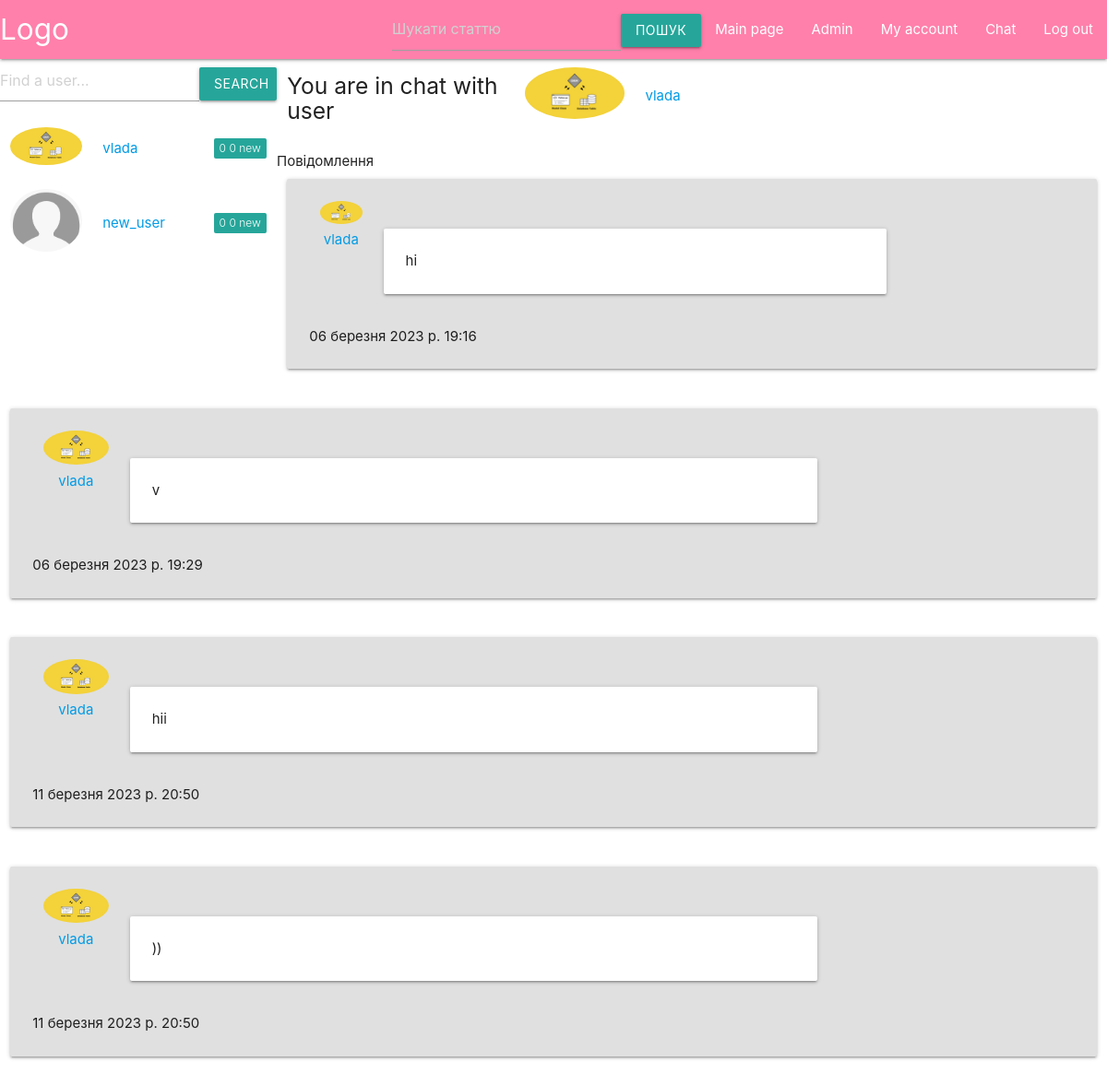
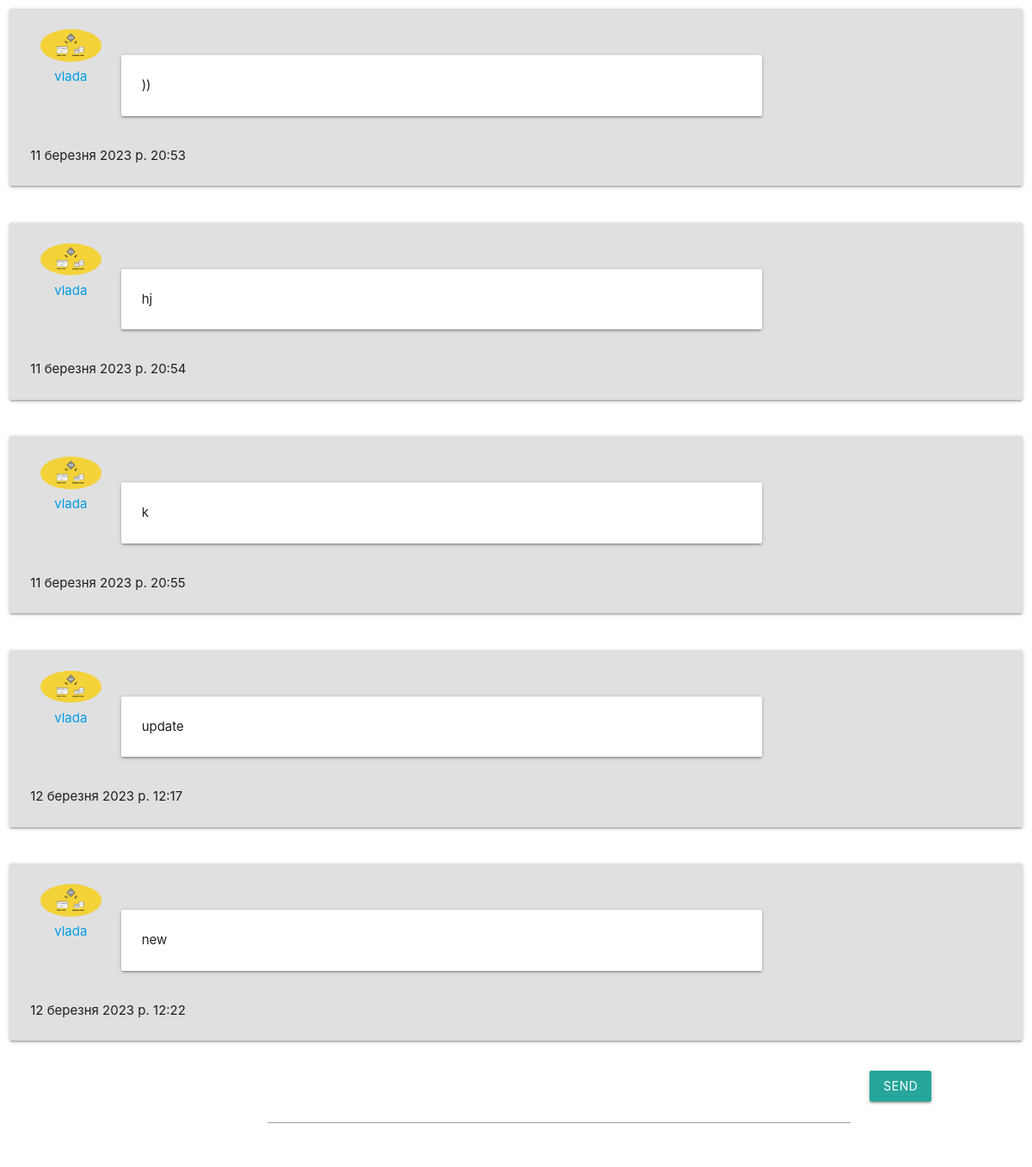
Page /chat/ (signed in) on the committed database (2 pictures, top to bottom).
### blog/models.py (models this page shows, shortened)
class Profile(models.Model):
    user = models.OneToOneField(User, on_delete=models.CASCADE)
    avatar = models.ImageField(upload_to='blog/static/img/profiles',
                               default = 'blog/static/img/profiles/default.png',
                               verbose_name = 'Фото профілю')
    about = models.TextField(max_length=500,
                             verbose_name = 'Про себе',
                             blank=True)

### chat/models.py (models this page shows, shortened)
class Message(models.Model):
    sender = models.ForeignKey(User,
                                  on_delete=models.CASCADE, related_name='sent_messages')
    receiver = models.ForeignKey(User,
                                on_delete=models.CASCADE, related_name='received_messages')
    text = models.TextField()
    date_created = models.DateTimeField(default=timezone.now)
    seen = models.BooleanField(default = False) #true or false
    class Meta:
        ordering = ('date_created',)

### chat/views.py (the view)
# urls.py: path(r'', views.load_messages_home),
@login_required
def load_messages_home(request): #запит на чат із певною людиною
    users = None
    if request.method=="POST":
        search = request.POST.get('searchuser')
        users = User.objects.filter(username__icontains=search)
        if users.count()>0:
            return load_messages(request, users[0].pk, users)
    return load_messages(request, request.user.pk, users) #чат "із собою"

### chat/views.py (called while the page is built)
def unread_msgs(request, sender):
    msgs = Message.objects.filter(Q(seen=False) & Q(receiver=request.user, sender=sender))
    return msgs.count()

@login_required
def load_messages(request, pk, users=None):
    other_user = get_object_or_404(User, pk=pk)
    messages = Message.objects.filter( Q(sender=request.user), Q(receiver=other_user))
    messages.update(seen=True)
    messages = messages | Message.objects.filter( Q(receiver=other_user), Q(sender=request.user))
    if not users: #якщо юзера не знаходить, то показуємо всіх користувачів
        users = User.objects.all()
    print("Словник")
    unread_num_dict = {} #{"other_user"}: 19, ...
    for usr in users:
        unread_num_dict[usr.username] = unread_msgs(request, usr)
    context = {
        "other_user": other_user,
        "messages": messages,
        "users": users,
        "unread_num_dict": unread_num_dict
    }
    return render(request, "privatChat.html", context)

### chat/templates/privatChat.html (shortened to what this page needs)
{% extends 'navbar.html' %}
{% block content %}
    <div class = "row">
        <div class = "col s4 m3 l3 sidenav-fixed">
            <div class = "row valign-wrapper">
                <form id="search_user" method="POST" action="{% url 'search_user' %}">
                    <input type="search" name="searchuser" placeholder="Find a user...">
                </form>
                <button class="btn waves-effect waves-light" form="search_user" type="submit">Search</button>
            </div>
            {% for user_ in users %}
                <div class="row valign-wrapper">
                    <div class = "col s4 m4 l4">
                        <a href="/chat/{{user_.pk}}">
                            <img src="/{{user_.profile.avatar}}" class="circle responsive-img">
                        </a>
                    </div>
                    <div class = "col s8 m8 l8">
                        <span class="black-text">
                            <a href="/chat/{{user_.pk}}">{{user_.username}}</a>
                            <span class="new badge">
                                {% for key, value in unread_num_dict.items %}
                                    {% if key %}
                                        {{value}}
                                    {% endif %}
                                {% endfor %}
                            </span>
                        </span>
                    </div>
                </div>
            {% endfor %}
        </div>
            <div class="col s8 m9 l9">
                <div class="row valign-wrapper">
                    <div class = "col s4 m4 l4">
                        <h5>You are in chat with user</h5>
                    </div>
                    <div class = "col s2 m2 l2">
                        <a href="{% url 'look_profile' other_user.username %}">
                            <img src="/{{other_user.profile.avatar}}" class="circle responsive-img">
                        </a>
                    </div>
                    <div class = "col s8 m8 l8">
                        <span class="black-text">
                            <a href="{% url 'look_profile' other_user.username %}">{{other_user.username}}</a>
                        </span>
                    </div>
                </div>
            </div>
            <div id="messages" class="">
                Повідомлення
                {% for msg in messages %}
                <div class="row valign-wrapper">
                    <div class="col s12 m12 l12">
                        <div class= "card-panel grey lighten-2">
                            <div class= "card-content">
                                <div class="col s1">
                                    <img src="/{{msg.sender.profile.avatar}}" class="circle responsive-img">
                                    <div class="row center-align">
                                        <a href="{% url 'look_profile' msg.sender.username %}">{{msg.sender.username}}</a>
                                    </div>
                                </div>
                                <br>
                                <div class="row" align="justify">
                                    <div class="col s8">
                                        <div class="card-panel">
                                                {{msg.text}}
                                        </div>
                                    </div>
                                </div>
                                <span>{{msg.date_created}}</span>
                            </div>
                        </div>
                    </div>
                </div>
                {% endfor %}
            </div>
            <div class="row">
                <div class="input-field col s7 offset-s3">
                    <input id="message-input" type="text">
                </div>
                <div class="col s2">
                    <button id="send-btn" class="btn waves-effect waves-light" type="submit" name="action">Send</button>
                </div>
            </div>
        </div>
{% endblock %}

### blog/templates/navbar.html (shortened to what this page needs)
{% load static %}
<!DOCTYPE HTML>
<html>
    <head>
        <link rel="stylesheet" href="https://cdnjs.cloudflare.com/ajax/libs/materialize/1.0.0/css/materialize.min.css">
    </head>
    <body>
        <nav>
            <div class="nav-wrapper pink accent-1">
              <a href="/" class="brand-logo white-text">Logo</a>
              <ul id="nav-mobile" class="right hide-on-med-and-down">
                <li>
                  <form method=POST action="{% url 'search' %}" id="search_nav">
                      <input type="search" name="searchpost" placeholder="Шукати статтю">
                  </form>
                </li>
                <li><button class="waves-effect waves-light btn" form="search_nav" type="submit">пошук</button></i>
                <li><a href="/">Main page</a></li>
                <li><a href="/admin">Admin</a></li>
                {% if not user.is_authenticated %}
                  <li><a href="/login">Enter</a></li>
                  <li><a href="/register">Log in</a></li>
                {% else %}
                  <li><a href="/profile">My account</a></li>
                  <li><a href="/chat">Chat</a></li>
                  <li><a href="/logout">Log out</a></li>
                {% endif %}
              </ul>
            </div>
          </nav>
          {% block content %}
          {% endblock %}
    </body>
</html>

### rows in the picture
Message: sender.profile.avatar (picture), sender.username "vlada", text "hi", date_created "06 березня 2023 р. 19:16"
Message: sender.profile.avatar (picture), sender.username "vlada", text "v", date_created "06 березня 2023 р. 19:29"
Message: sender.profile.avatar (picture), sender.username "vlada", text "hii", date_created "11 березня 2023 р. 20:50"
Message: sender.profile.avatar (picture), sender.username "vlada", text "))", date_created "11 березня 2023 р. 20:50"
Message: sender.profile.avatar (picture), sender.username "vlada", text "))", date_created "11 березня 2023 р. 20:53"
Message: sender.profile.avatar (picture), sender.username "vlada", text "hj", date_created "11 березня 2023 р. 20:54"
Message: sender.profile.avatar (picture), sender.username "vlada", text "k", date_created "11 березня 2023 р. 20:55"
Message: sender.profile.avatar (picture), sender.username "vlada", text "update", date_created "12 березня 2023 р. 12:17"
Message: sender.profile.avatar (picture), sender.username "vlada", text "new", date_created "12 березня 2023 р. 12:22"

### other values in the picture
{{ user_.username }} "vlada"
{{ value }} "0" "0" "0" "0"
{{ user_.username }} "new_user"
{{ other_user.username }} "vlada"
